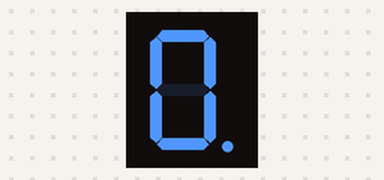
A sketch run on a simulated Arduino Uno, built with avr-gcc and run on an emulated ATmega328P. On the bench: 1-digit seven-segment display. Wiring (inferred from the names in the program): 1-digit 7-segment display, segments lit when LOW: segments pin 1, pin 2, pin 3, pin 4, pin 5, pin 6, pin 7, pin 8. The segment pins are drawn as the display they are named for.

Above: at 0.1 s.
At 3.1 s:
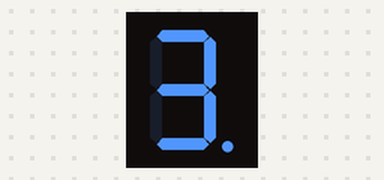
At 7.1 s:
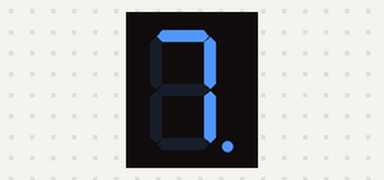
At 14.1 s:
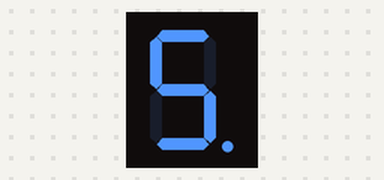
At 21.1 s:
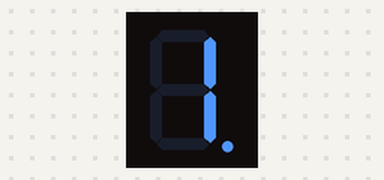
At 29.1 s:
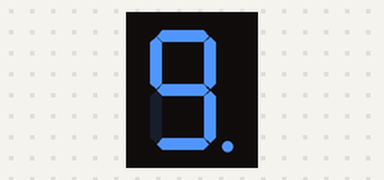

The sketch:

count_on_7_seg1.ino
```cpp
int a=1;
int b=2;
int c=3;
int d=4;
int e=5;
int f=6;
int g=7;
int dot=8;

void setup()
{
  pinMode(1, OUTPUT);
  pinMode(2, OUTPUT);
  pinMode(3, OUTPUT);
  pinMode(4, OUTPUT);
  pinMode(5, OUTPUT);
  pinMode(6, OUTPUT);
  pinMode(7, OUTPUT);
  pinMode(8, OUTPUT);
}

void loop()
{

  digitalWrite(a,0);
  digitalWrite(b,0);
  digitalWrite(c,0);
  digitalWrite(d,0);
  digitalWrite(e,0);
  digitalWrite(f,0);
  digitalWrite(g,1);
  digitalWrite(dot,0);
  delay(1000);
  digitalWrite(a,1);
  digitalWrite(b,0);
  digitalWrite(c,0);
  digitalWrite(d,1);
  digitalWrite(e,1);
  digitalWrite(f,1);
  digitalWrite(g,1);
  digitalWrite(dot,0);
  delay(1000);
  digitalWrite(a,0);
  digitalWrite(b,0);
  digitalWrite(c,1);
  digitalWrite(d,0);
  digitalWrite(e,0);
  digitalWrite(f,1);
  digitalWrite(g,0);
  digitalWrite(dot,0);
  delay(1000);
  digitalWrite(a,0);
  digitalWrite(b,0);
  digitalWrite(c,0);
  digitalWrite(d,0);
  digitalWrite(e,1);
  digitalWrite(f,1);
  digitalWrite(g,0);
  digitalWrite(dot,0);
  delay(1000);
  digitalWrite(a,1);
  digitalWrite(b,0);
  digitalWrite(c,0);
  digitalWrite(d,1);
  digitalWrite(e,1);
  digitalWrite(f,0);
  digitalWrite(g,0);
  digitalWrite(dot,0);
  delay(1000);
  digitalWrite(a,0);
  digitalWrite(b,1);
  digitalWrite(c,0);
  digitalWrite(d,0);
  digitalWrite(e,1);
  digitalWrite(f,0);
  digitalWrite(g,0);
  digitalWrite(dot,0);
  delay(1000);
  digitalWrite(a,0);
  digitalWrite(b,1);
  digitalWrite(c,0);
  digitalWrite(d,0);
  digitalWrite(e,0);
  digitalWrite(f,0);
  digitalWrite(g,0);
  digitalWrite(dot,0);
  delay(1000);
  digitalWrite(a,0);
  digitalWrite(b,0);
  digitalWrite(c,0);
  digitalWrite(d,1);
  digitalWrite(e,1);
  digitalWrite(f,1);
  digitalWrite(g,1);
  digitalWrite(dot,0);
  delay(1000);
  digitalWrite(a,0);
  digitalWrite(b,0);
  digitalWrite(c,0);
  digitalWrite(d,0);
  digitalWrite(e,0);
  digitalWrite(f,0);
  digitalWrite(g,0);
  digitalWrite(dot,0);
  delay(1000);
  digitalWrite(a,0);
  digitalWrite(b,0);
  digitalWrite(c,0);
  digitalWrite(d,0);
  digitalWrite(e,1);
  digitalWrite(f,0);
  digitalWrite(g,0);
  digitalWrite(dot,0);
  delay(1000);


  digitalWrite(a,0);
  digitalWrite(b,0);
  digitalWrite(c,0);
  digitalWrite(d,0);
  digitalWrite(e,1);
  digitalWrite(f,0);
  digitalWrite(g,0);
  digitalWrite(dot,0);
  delay(1000);
    digitalWrite(a,0);
  digitalWrite(b,0);
  digitalWrite(c,0);
  digitalWrite(d,0);
  digitalWrite(e,0);
  digitalWrite(f,0);
  digitalWrite(g,0);
  digitalWrite(dot,0);
  delay(1000);
    digitalWrite(a,0);
  digitalWrite(b,0);
  digitalWrite(c,0);
  digitalWrite(d,1);
  digitalWrite(e,1);
  digitalWrite(f,1);
  digitalWrite(g,1);
  digitalWrite(dot,0);
  delay(1000);
    digitalWrite(a,0);
  digitalWrite(b,1);
  digitalWrite(c,0);
  digitalWrite(d,0);
  digitalWrite(e,0);
  digitalWrite(f,0);
  digitalWrite(g,0);
  digitalWrite(dot,0);
  delay(1000);
    digitalWrite(a,0);
  digitalWrite(b,1);
  digitalWrite(c,0);
  digitalWrite(d,0);
  digitalWrite(e,1);
  digitalWrite(f,0);
  digitalWrite(g,0);
  digitalWrite(dot,0);
  delay(1000);
  digitalWrite(a,1);
  digitalWrite(b,0);
  digitalWrite(c,0);
  digitalWrite(d,1);
  digitalWrite(e,1);
  digitalWrite(f,0);
  digitalWrite(g,0);
  digitalWrite(dot,0);
  delay(1000);
  digitalWrite(a,0);
  digitalWrite(b,0);
  digitalWrite(c,0);
  digitalWrite(d,0);
  digitalWrite(e,1);
  digitalWrite(f,1);
  digitalWrite(g,0);
  digitalWrite(dot,0);
  delay(1000);
      digitalWrite(a,0);
  digitalWrite(b,0);
  digitalWrite(c,1);
  digitalWrite(d,0);
  digitalWrite(e,0);
  digitalWrite(f,1);
  digitalWrite(g,0);
  digitalWrite(dot,0);
  delay(1000);
  digitalWrite(a,1);
  digitalWrite(b,0);
  digitalWrite(c,0);
  digitalWrite(d,1);
  digitalWrite(e,1);
  digitalWrite(f,1);
  digitalWrite(g,1);
  digitalWrite(dot,0);
  delay(1000);
  digitalWrite(a,0);
  digitalWrite(b,0);
  digitalWrite(c,0);
  digitalWrite(d,0);
  digitalWrite(e,0);
  digitalWrite(f,0);
  digitalWrite(g,1);
  digitalWrite(dot,0);
  delay(1000);

}
```

Measured:
- what the display in image 1 shows lasts 1.0 s, from 3.0 s to 4.0 s
- what the display in image 5 shows lasts 2.0 s, from 29.0 s to 31.0 s
